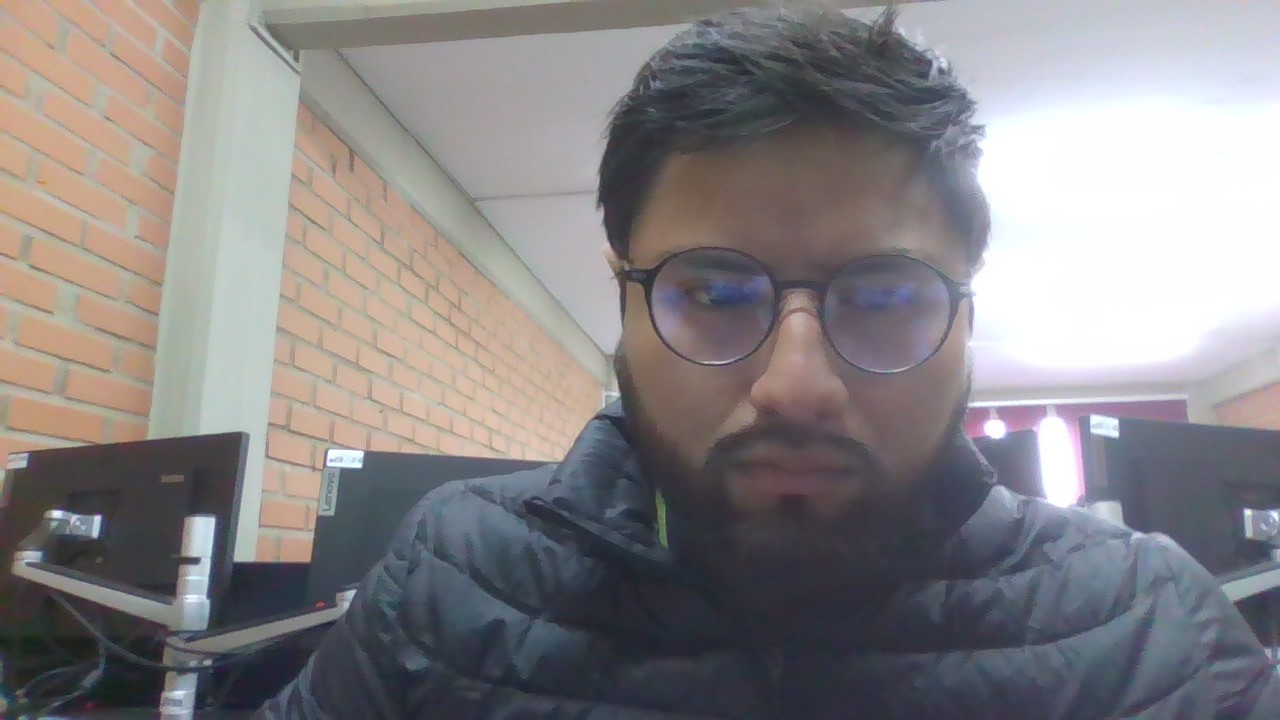
#> input picture unidad 1/clases/img/fotito.jpeg, 1280 x 720 px, found by its file name
$ jupyter execute 'practica laplaciano.ipynb'   (older library calls are emulated)
#> lines starting #> are read from the running program, lines starting #| are printed output that depends on the picture
laplaciano

[cell 1]
import cv2
import numpy as np
from matplotlib import pyplot as plt

# 1. Definir la ruta de tu imagen usando una 'r' al principio (raw string)
ruta = r'D:\UNIVALLE\PDY\unidad 1\clases\img\fotito.jpeg'

# 2. Cargar la imagen en escala de grises
img = cv2.imread(ruta, 0)
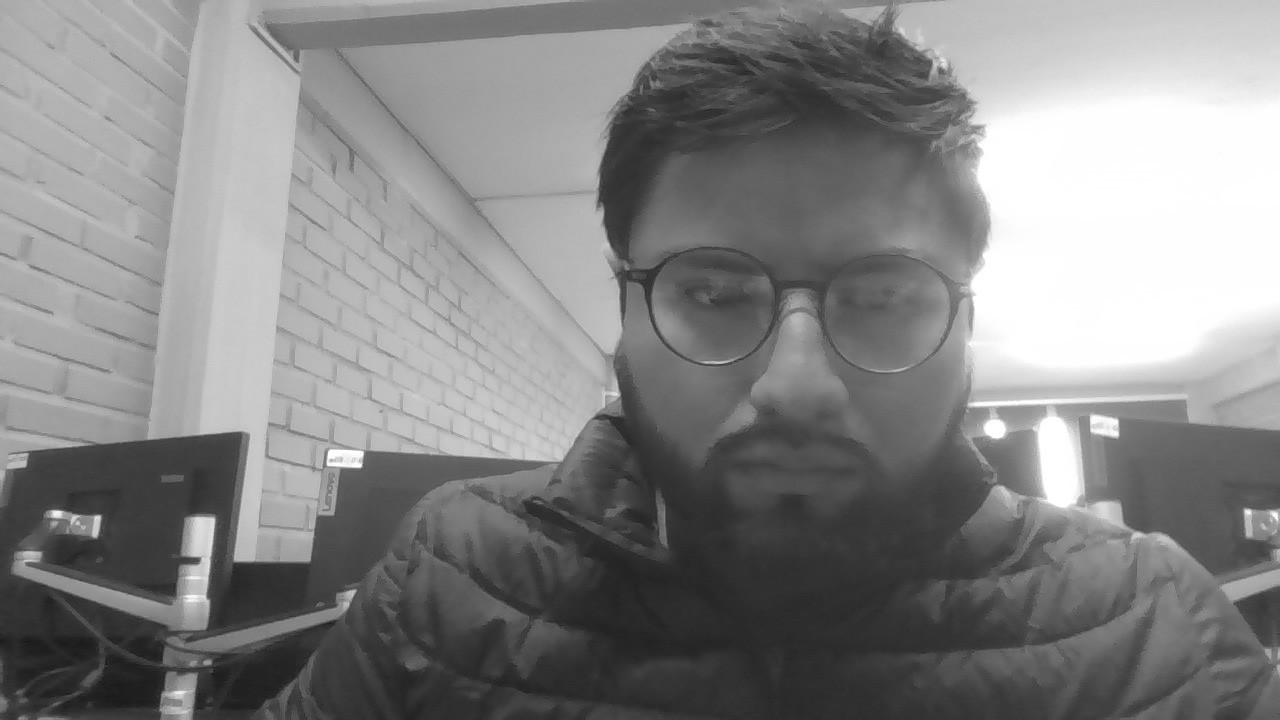
#> img: shape (720, 1280); min 22, max 255, mean 132.9

# Verificación de carga
if img is None:
    print(f"Error: No se encontró la imagen en: {ruta}")
    print("Asegúrate de que la extensión (.jpeg) y la carpeta sean correctas.")
else:
    # 3. Aplicar un suavizado previo (opcional pero recomendado para el ruido)
    # Si quieres el Laplaciano puro, puedes comentar la siguiente línea
    img_blur = cv2.GaussianBlur(img, (15, 15), 0)

    # 4. Calcular el Laplaciano
    # Usamos CV_64F para no perder la información de los bordes negativos
    laplacian = cv2.Laplacian(img_blur, cv2.CV_64F)
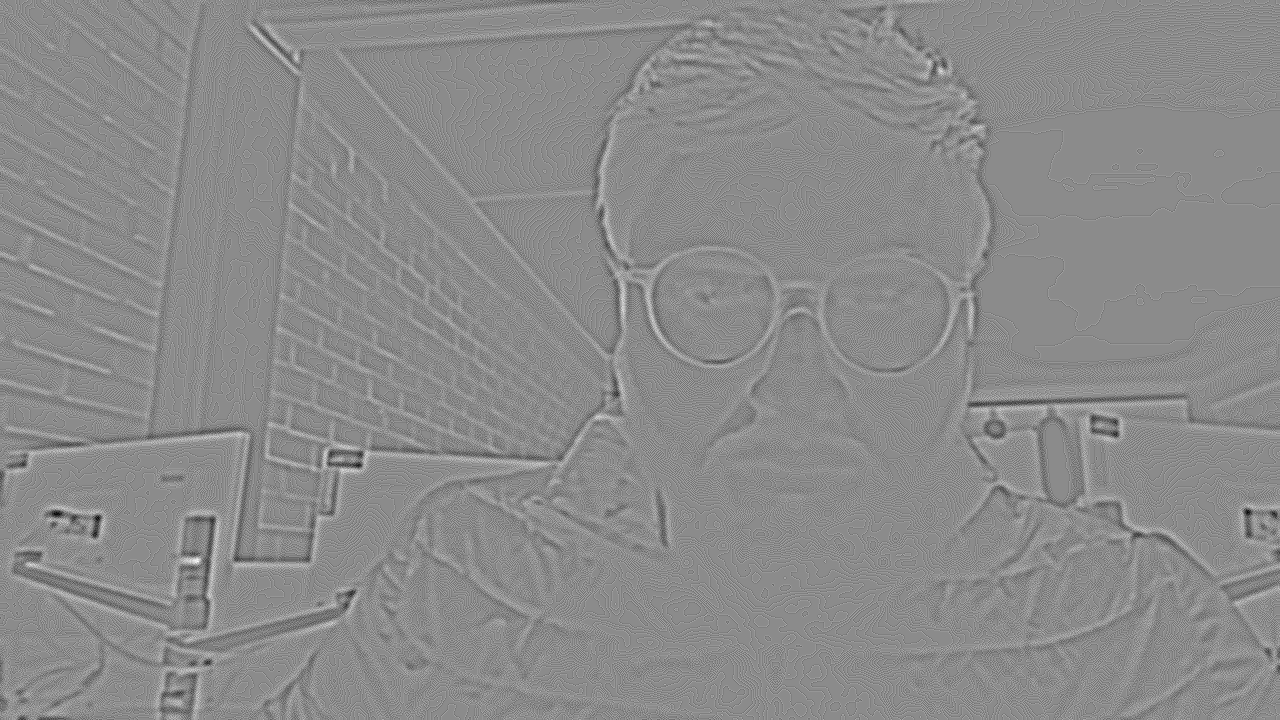
#> laplacian: shape (720, 1280) float64; min -12, max 10, mean -0.000347; drawn with min black and max white

    # Convertir a valor absoluto y a formato de imagen de 8 bits
    laplacian_abs = np.uint8(np.absolute(laplacian))
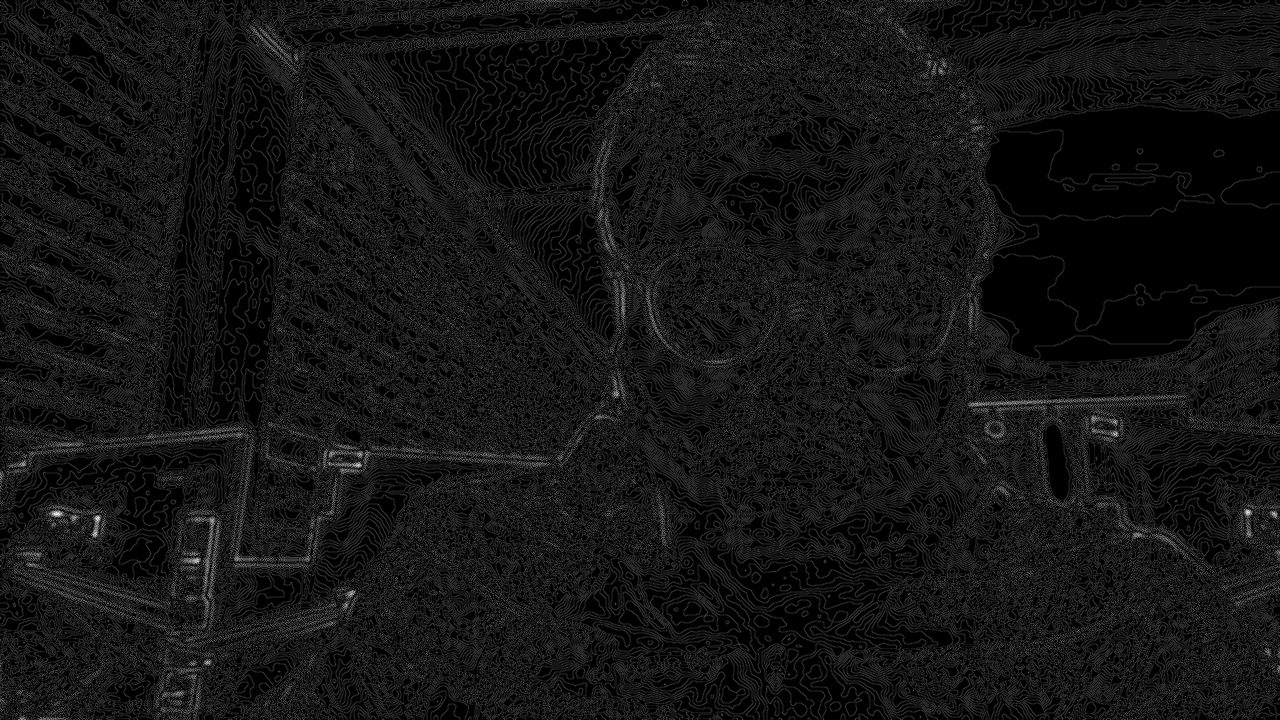
#> laplacian_abs: shape (720, 1280); min 0, max 12, mean 0.94; drawn with min black and max white

    # 5. Mostrar los resultados lado a lado
    plt.figure(figsize=(14, 7))

    # Lado izquierdo: Original
    plt.subplot(1, 2, 1)
    plt.imshow(img, cmap='gray')
    plt.title('Imagen Original (Grises)')
    plt.axis('off')

    # Lado derecho: Laplaciano
    plt.subplot(1, 2, 2)
    plt.imshow(laplacian_abs, cmap='gray')
    plt.title('Efecto Laplaciano (Bordes)')
    plt.axis('off')

    plt.tight_layout()
    plt.show()
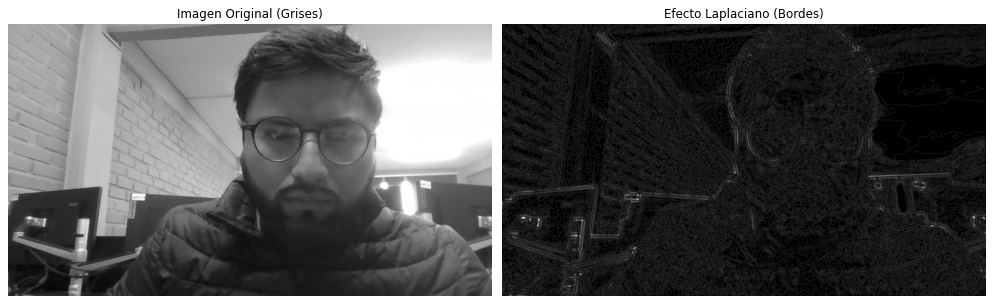
#> figure drawn by matplotlib, 2 panels

laplaciano gussiano

[cell 2]
import cv2
import numpy as np
from matplotlib import pyplot as plt

# 1. Definir la ruta de tu imagen usando una 'r' al principio (raw string)
ruta = r'D:\UNIVALLE\PDY\unidad 1\clases\img\fotito.jpeg'

# 2. Cargar la imagen en escala de grises
img = cv2.imread(ruta, 0)

# Verificación de carga
if img is None:
    print(f"Error: No se encontró la imagen en: {ruta}")
    print("Asegúrate de que la extensión (.jpeg) y la carpeta sean correctas.")
else:
    # 3. Paso de Gaussiano: Suavizado previo para reducir el ruido (CRUCIAL para LoG)
    # (9, 9) es el tamaño del kernel de desenfoque. Aumentar esto suaviza más.
    img_blur = cv2.GaussianBlur(img, (9, 9), 0)

    # 4. Paso de Laplaciano: Calcular la segunda derivada sobre la imagen suavizada
    # Usamos CV_64F para no perder la información de los bordes negativos
    laplacian = cv2.Laplacian(img_blur, cv2.CV_64F)

    # Convertir a valor absoluto y a formato de imagen de 8 bits
    # Esto une los 'cambios positivos' y 'cambios negativos' en un solo borde blanco
    log_result = np.uint8(np.absolute(laplacian))

    # 5. Mostrar los resultados lado a lado
    plt.figure(figsize=(14, 7))

    # Lado izquierdo: Original
    plt.subplot(1, 2, 1)
    plt.imshow(img, cmap='gray')
    plt.title('Imagen Original (Grises)')
    plt.axis('off')

    # Lado derecho: Laplaciano de Gaussiano
    plt.subplot(1, 2, 2)
    plt.imshow(log_result, cmap='gray')
    plt.title('Laplaciano de Gaussiano (LoG)')
    plt.axis('off')

    plt.tight_layout()
    plt.show()

$ run again, with unidad 1/clases/img/4reloj.jpeg copied over unidad 1/clases/img/fotito.jpeg
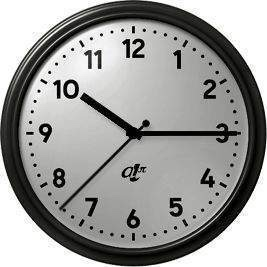
#> input picture unidad 1/clases/img/4reloj.jpeg, 267 x 267 px, found by its file name
#> `laplacian = cv2.Laplacian(img_blur, cv2.CV_64F)`:
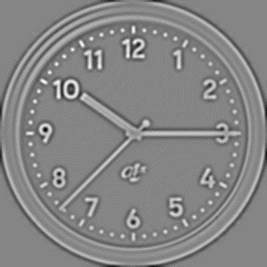
#> laplacian: shape (267, 267) float64; min -45, max 41, mean 0; drawn with min black and max white
#> `log_result = np.uint8(np.absolute(laplacian))`:
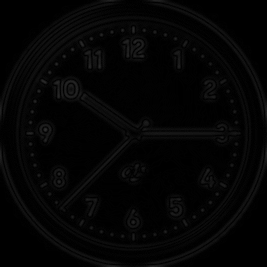
#> log_result: shape (267, 267); min 0, max 45, mean 4.3
